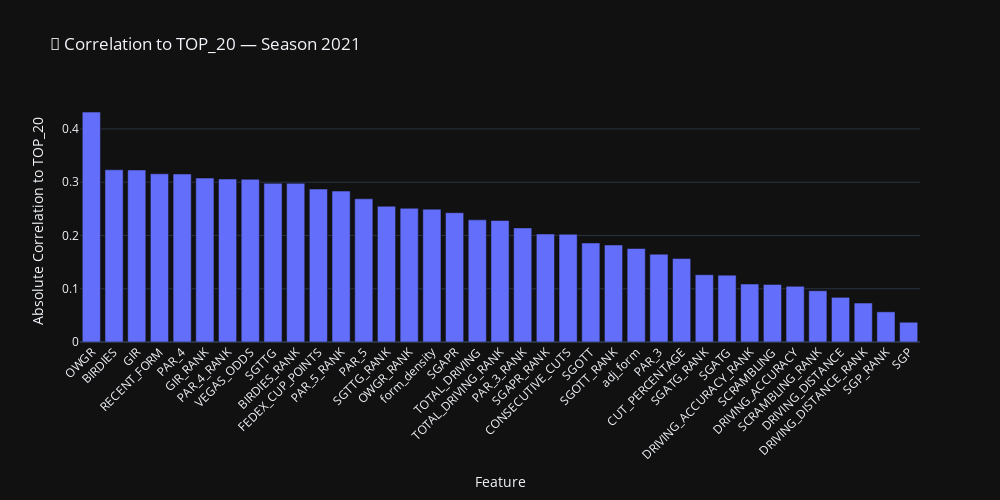
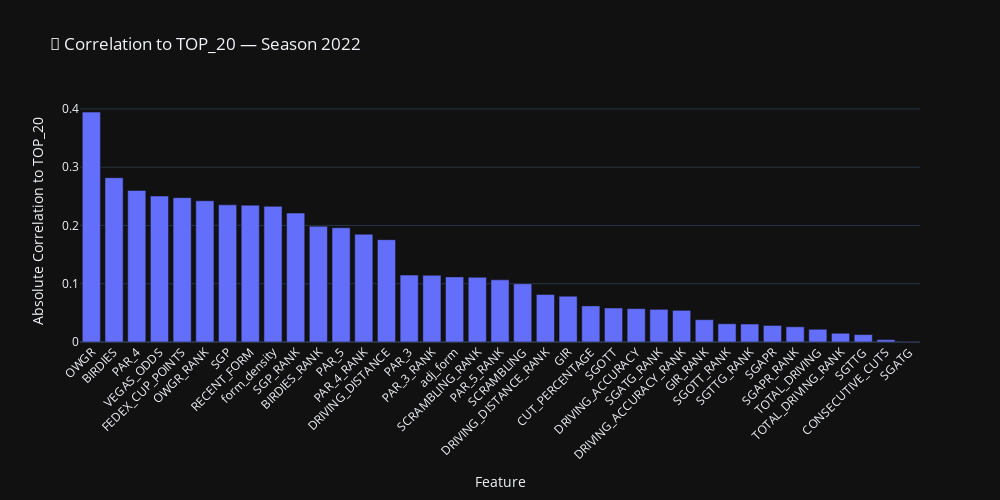
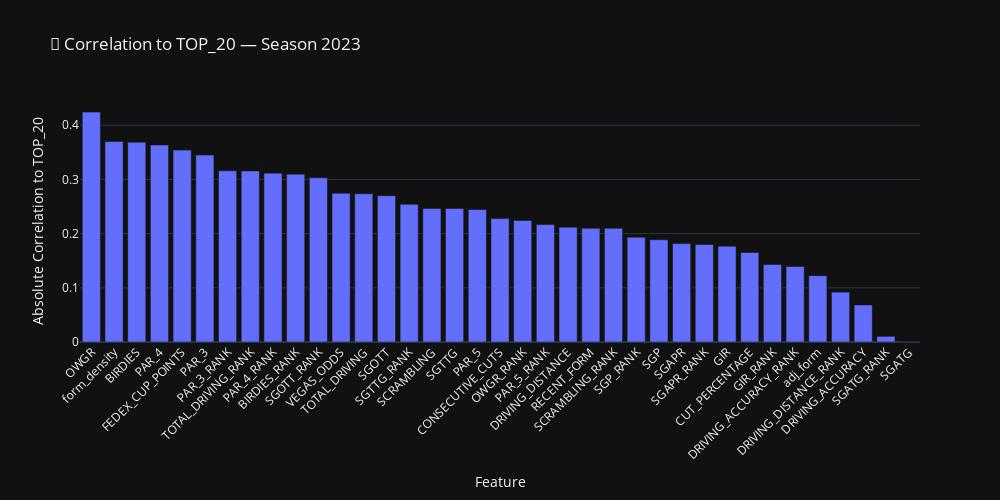
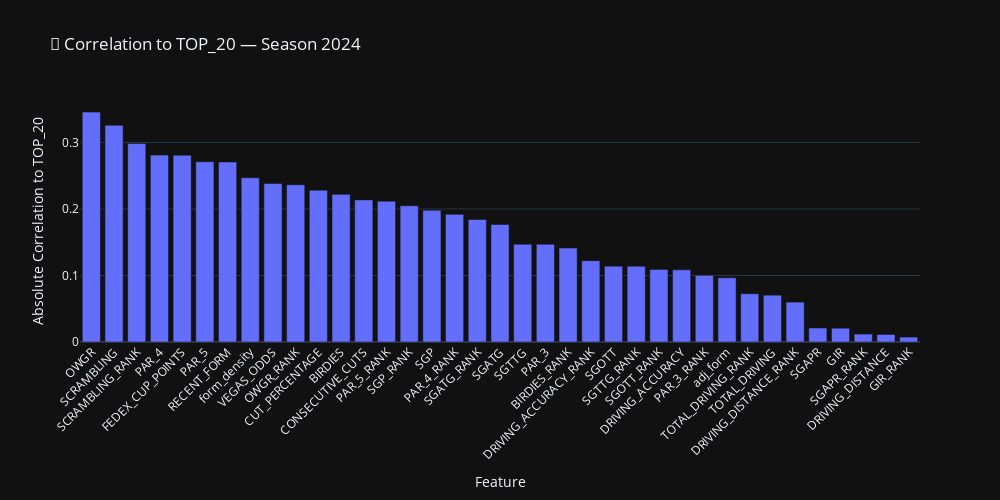

The notebook cell these images were saved under, in order:
### Markdown cell above
## Correlations
**Last 4 Years**

### Code cell
import plotly.express as px

# Get the 4 most recent seasons (or fewer if not available)
available_seasons = sorted(training_df["SEASON"].unique())[-4:]

# Dictionary to store correlation results
correlation_frames = {}

# Calculate correlations for each season
for season in available_seasons:
    df = training_df[training_df["SEASON"] == season].copy()

    # Numeric features only, drop final result
    numeric = df.select_dtypes(include=["float64", "int64"]).drop(columns=["FINAL_POS", "SEASON"], errors="ignore")

    # Skip if TOP_20 is not present
    if "TOP_20" not in numeric.columns:
        continue

    # Correlation with TOP_20
    cor = numeric.corr().abs()["TOP_20"].drop("TOP_20", errors="ignore").sort_values(ascending=False)
    cor_df = cor.reset_index()
    cor_df.columns = ["Feature", "Correlation"]
    correlation_frames[season] = cor_df

# Plot one bar chart per season
for season, cor_df in correlation_frames.items():
    fig = px.bar(
        cor_df,
        x="Feature",
        y="Correlation",
        title=f"🔎 Correlation to TOP_20 — Season {int(season)}",
        height=500,
        width=1000
    )

    fig.update_layout(
        xaxis_title="Feature",
        yaxis_title="Absolute Correlation to TOP_20",
        template="plotly_dark",
        xaxis_tickangle=-45
    )

    fig.show()

### Figure 1 — Plotly figure (JSON) as saved in the notebook; plotly's stock layout.template omitted (floating-point values rounded to 4 significant figures)
{"data": [{"hovertemplate": "Feature=%{x}<br>Correlation=%{y}<extra></extra>", "legendgroup": "", "marker": {"color": "#636efa", "pattern": {"shape": ""}}, "name": "", "orientation": "v", "showlegend": false, "textposition": "auto", "type": "bar", "x": ["OWGR", "BIRDIES", "GIR", "RECENT_FORM", "PAR_4", "GIR_RANK", "PAR_4_RANK", "VEGAS_ODDS", "SGTTG", "BIRDIES_RANK", "FEDEX_CUP_POINTS", "PAR_5_RANK", "PAR_5", "SGTTG_RANK", "OWGR_RANK", "form_density", "SGAPR", "TOTAL_DRIVING", "TOTAL_DRIVING_RANK", "PAR_3_RANK", "SGAPR_RANK", "CONSECUTIVE_CUTS", "SGOTT", "SGOTT_RANK", "adj_form", "PAR_3", "CUT_PERCENTAGE", "SGATG_RANK", "SGATG", "DRIVING_ACCURACY_RANK", "SCRAMBLING", "DRIVING_ACCURACY", "SCRAMBLING_RANK", "DRIVING_DISTANCE", "DRIVING_DISTANCE_RANK", "SGP_RANK", "SGP"], "xaxis": "x", "y": [0.4316, 0.3233, 0.323, 0.3157, 0.3154, 0.3077, 0.306, 0.3054, 0.2978, 0.2978, 0.2872, 0.2833, 0.2688, 0.2549, 0.2511, 0.2494, 0.2427, 0.2293, 0.228, 0.2142, 0.2028, 0.2023, 0.1859, 0.1822, 0.1756, 0.1649, 0.1567, 0.1264, 0.1255, 0.1089, 0.1081, 0.1045, 0.09625, 0.08382, 0.07317, 0.05662, 0.03708], "yaxis": "y"}], "layout": {"barmode": "relative", "height": 500, "legend": {"tracegroupgap": 0}, "title": {"text": "🔎 Correlation to TOP_20 — Season 2021"}, "width": 1000, "xaxis": {"anchor": "y", "domain": [0, 1], "tickangle": -45, "title": {"text": "Feature"}}, "yaxis": {"anchor": "x", "domain": [0, 1], "title": {"text": "Absolute Correlation to TOP_20"}}}}

### Figure 2 — Plotly figure (JSON) as saved in the notebook; plotly's stock layout.template omitted (floating-point values rounded to 4 significant figures)
{"data": [{"hovertemplate": "Feature=%{x}<br>Correlation=%{y}<extra></extra>", "legendgroup": "", "marker": {"color": "#636efa", "pattern": {"shape": ""}}, "name": "", "orientation": "v", "showlegend": false, "textposition": "auto", "type": "bar", "x": ["OWGR", "BIRDIES", "PAR_4", "VEGAS_ODDS", "FEDEX_CUP_POINTS", "OWGR_RANK", "SGP", "RECENT_FORM", "form_density", "SGP_RANK", "BIRDIES_RANK", "PAR_5", "PAR_4_RANK", "DRIVING_DISTANCE", "PAR_3", "PAR_3_RANK", "adj_form", "SCRAMBLING_RANK", "PAR_5_RANK", "SCRAMBLING", "DRIVING_DISTANCE_RANK", "GIR", "CUT_PERCENTAGE", "SGOTT", "DRIVING_ACCURACY", "SGATG_RANK", "DRIVING_ACCURACY_RANK", "GIR_RANK", "SGOTT_RANK", "SGTTG_RANK", "SGAPR", "SGAPR_RANK", "TOTAL_DRIVING", "TOTAL_DRIVING_RANK", "SGTTG", "CONSECUTIVE_CUTS", "SGATG"], "xaxis": "x", "y": [0.3945, 0.2819, 0.2601, 0.2504, 0.2477, 0.2423, 0.2353, 0.2348, 0.2328, 0.2212, 0.1985, 0.1961, 0.1849, 0.1756, 0.1148, 0.1144, 0.1117, 0.1112, 0.1066, 0.09988, 0.0815, 0.07856, 0.06195, 0.05832, 0.05731, 0.05604, 0.05429, 0.03834, 0.03131, 0.03083, 0.02844, 0.0261, 0.02183, 0.015, 0.01272, 0.004024, 0.0007324], "yaxis": "y"}], "layout": {"barmode": "relative", "height": 500, "legend": {"tracegroupgap": 0}, "title": {"text": "🔎 Correlation to TOP_20 — Season 2022"}, "width": 1000, "xaxis": {"anchor": "y", "domain": [0, 1], "tickangle": -45, "title": {"text": "Feature"}}, "yaxis": {"anchor": "x", "domain": [0, 1], "title": {"text": "Absolute Correlation to TOP_20"}}}}

### Figure 3 — Plotly figure (JSON) as saved in the notebook; plotly's stock layout.template omitted (floating-point values rounded to 4 significant figures)
{"data": [{"hovertemplate": "Feature=%{x}<br>Correlation=%{y}<extra></extra>", "legendgroup": "", "marker": {"color": "#636efa", "pattern": {"shape": ""}}, "name": "", "orientation": "v", "showlegend": false, "textposition": "auto", "type": "bar", "x": ["OWGR", "form_density", "BIRDIES", "PAR_4", "FEDEX_CUP_POINTS", "PAR_3", "PAR_3_RANK", "TOTAL_DRIVING_RANK", "PAR_4_RANK", "BIRDIES_RANK", "SGOTT_RANK", "VEGAS_ODDS", "TOTAL_DRIVING", "SGOTT", "SGTTG_RANK", "SCRAMBLING", "SGTTG", "PAR_5", "CONSECUTIVE_CUTS", "OWGR_RANK", "PAR_5_RANK", "DRIVING_DISTANCE", "RECENT_FORM", "SCRAMBLING_RANK", "SGP_RANK", "SGP", "SGAPR", "SGAPR_RANK", "GIR", "CUT_PERCENTAGE", "GIR_RANK", "DRIVING_ACCURACY_RANK", "adj_form", "DRIVING_DISTANCE_RANK", "DRIVING_ACCURACY", "SGATG_RANK", "SGATG"], "xaxis": "x", "y": [0.4243, 0.3701, 0.3686, 0.3634, 0.3542, 0.3449, 0.3159, 0.3156, 0.3116, 0.3097, 0.3031, 0.2746, 0.2735, 0.27, 0.2541, 0.2466, 0.2464, 0.2445, 0.2277, 0.2244, 0.2166, 0.2118, 0.2099, 0.2098, 0.1934, 0.1887, 0.1816, 0.1799, 0.1768, 0.1651, 0.143, 0.1393, 0.1224, 0.09212, 0.0683, 0.01045, 0.0006258], "yaxis": "y"}], "layout": {"barmode": "relative", "height": 500, "legend": {"tracegroupgap": 0}, "title": {"text": "🔎 Correlation to TOP_20 — Season 2023"}, "width": 1000, "xaxis": {"anchor": "y", "domain": [0, 1], "tickangle": -45, "title": {"text": "Feature"}}, "yaxis": {"anchor": "x", "domain": [0, 1], "title": {"text": "Absolute Correlation to TOP_20"}}}}

### Figure 4 — Plotly figure (JSON) as saved in the notebook; plotly's stock layout.template omitted (floating-point values rounded to 4 significant figures)
{"data": [{"hovertemplate": "Feature=%{x}<br>Correlation=%{y}<extra></extra>", "legendgroup": "", "marker": {"color": "#636efa", "pattern": {"shape": ""}}, "name": "", "orientation": "v", "showlegend": false, "textposition": "auto", "type": "bar", "x": ["OWGR", "SCRAMBLING", "SCRAMBLING_RANK", "PAR_4", "FEDEX_CUP_POINTS", "PAR_5", "RECENT_FORM", "form_density", "VEGAS_ODDS", "OWGR_RANK", "CUT_PERCENTAGE", "BIRDIES", "CONSECUTIVE_CUTS", "PAR_5_RANK", "SGP_RANK", "SGP", "PAR_4_RANK", "SGATG_RANK", "SGATG", "SGTTG", "PAR_3", "BIRDIES_RANK", "DRIVING_ACCURACY_RANK", "SGOTT", "SGTTG_RANK", "SGOTT_RANK", "DRIVING_ACCURACY", "PAR_3_RANK", "adj_form", "TOTAL_DRIVING_RANK", "TOTAL_DRIVING", "DRIVING_DISTANCE_RANK", "SGAPR", "GIR", "SGAPR_RANK", "DRIVING_DISTANCE", "GIR_RANK"], "xaxis": "x", "y": [0.3457, 0.3259, 0.2984, 0.281, 0.2809, 0.2711, 0.2706, 0.247, 0.2383, 0.2364, 0.2282, 0.222, 0.2137, 0.2117, 0.2047, 0.1982, 0.1919, 0.1842, 0.1768, 0.147, 0.1469, 0.1413, 0.1222, 0.114, 0.114, 0.1092, 0.1085, 0.1002, 0.09646, 0.07257, 0.07042, 0.05999, 0.02108, 0.02075, 0.0119, 0.01132, 0.007404], "yaxis": "y"}], "layout": {"barmode": "relative", "height": 500, "legend": {"tracegroupgap": 0}, "title": {"text": "🔎 Correlation to TOP_20 — Season 2024"}, "width": 1000, "xaxis": {"anchor": "y", "domain": [0, 1], "tickangle": -45, "title": {"text": "Feature"}}, "yaxis": {"anchor": "x", "domain": [0, 1], "title": {"text": "Absolute Correlation to TOP_20"}}}}
